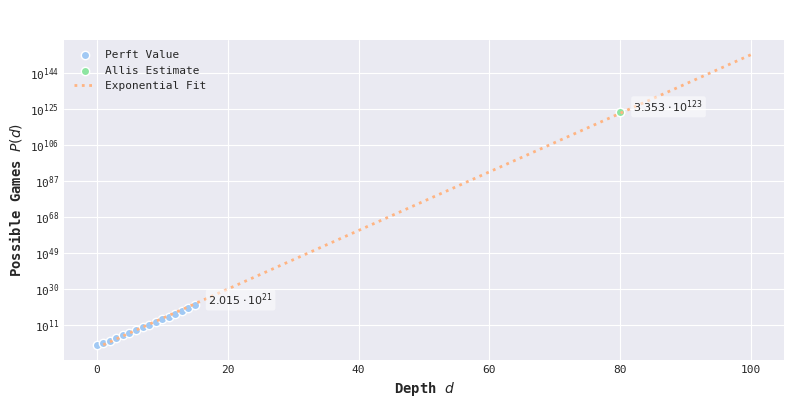

Write Python code to recreate this figure.
"""
James Parkington
3/20/2023

Possible Games (P(d) vs. d)
Visualizes the relationship between the depth (number of half-moves) in a game of chess
and the number of possible unique games using a scatter plot and an exponential fit line.

This script demonstrates how to use linear regression with a logarithmic transformation
to model the exponential growth of possible games in chess as the depth increases.
"""

from sklearn.linear_model import LinearRegression as lr
import matplotlib.pyplot  as plt
import numpy              as np
import seaborn            as sns

plt.style.use('seaborn-darkgrid')
plt.figure(figsize = (8, 4))

# Prepare the data
colors      = sns.color_palette('pastel')
depths      = np.array(list(range(0, 16)) + [80])
positions   = np.array([1, 20, 400, 8902, 197281, 4865609, 119060324, 3195901860, 84998978956, 2439530234167, 69352859712417, 2097651003696806, 62854969236701747, 1981066775000396239, 61885021521585529237, 2015099950053364471960, 3.353e123], dtype = float)
annotations = [((15, 2.015e21), r'$2.015 \cdot 10^{21}$'), ((80, 3.353e123), r'$3.353 \cdot 10^{123}$')]

# Fit the linear regression model and generate predictions for the fit line
model       = lr().fit(depths[:, None], np.log(positions))
depth_range = np.linspace(1, 100, 1000)
predictions = np.exp(model.predict(depth_range[:, None]))

# Create the scatter plot
plt.scatter(depths,   
            positions,   
            color      = colors[0], 
            marker     = 'o', 
            edgecolors = 'white', 
            label      = "Perft Value")

# Isolate the point for the "Allis Estimate"
plt.scatter(np.array([80]),
            np.array([3.353e123]),
            color      = colors[2],  # Choose any color you prefer
            marker     = 'o',
            edgecolors = 'white',
            label      = "Allis Estimate")

# Create the fit line
plt.plot(depth_range, 
         predictions, 
         color     = colors[1], 
         linestyle = ':', 
         linewidth = 2,       
         label     = "Exponential Fit")

# Add annotations as defined above to the plot
for pos, text in annotations:
    plt.annotate(text, pos, (pos[0] + 2, pos[1] * 1.5), fontsize = 8,
                 bbox = dict(boxstyle  = "round,pad = 0.2", 
                             edgecolor = "none", 
                             facecolor = "white", 
                             alpha     = 0.5))

plt.xlabel("Depth $d$",             fontweight='bold')
plt.ylabel("Possible Games $P(d)$", fontweight='bold')

# Customize the plot appearance
ax = plt.gca()
ax.spines[:].set_visible(False)
ax.set(yscale = 'log')
ax.tick_params(axis = 'both', which = 'major', labelsize = 8)

# Update the font family for all text elements
font_updates = [ax.title, ax.xaxis.label, ax.yaxis.label]   + \
                ax.get_xticklabels() + ax.get_yticklabels() + \
                plt.legend(loc = 'best', fontsize = 8).get_texts()
for i in font_updates:
    i.set_fontfamily('DejaVu Sans Mono')

# Crop the final output to remove whitespace
plt.subplots_adjust(left = 0.08, right = 0.98, top = 0.9, bottom = 0.1)

plt.show()
